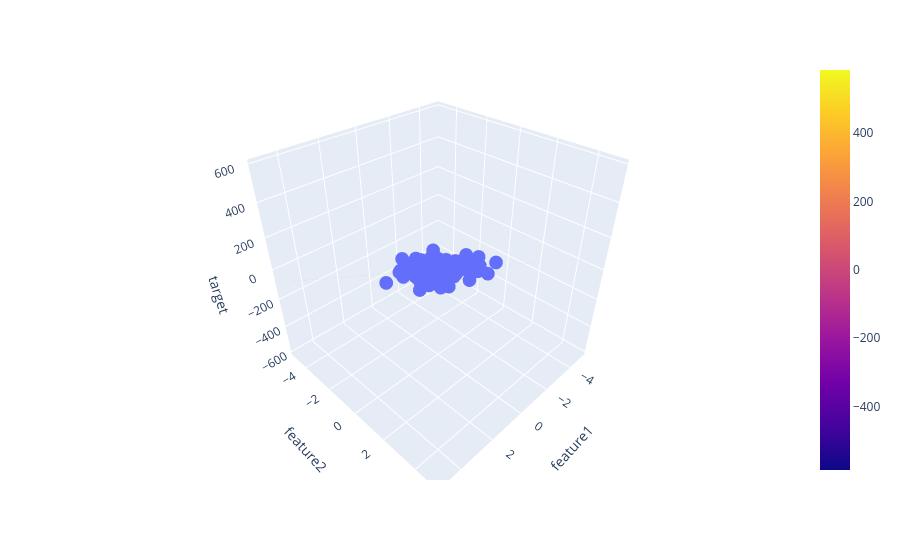

Notebook cell for this chart:
### Code cell
fig = px.scatter_3d(df, x='feature1', y='feature2', z='target')
fig.add_trace(go.Surface(x=x,y=y, z=z))
fig.show()
